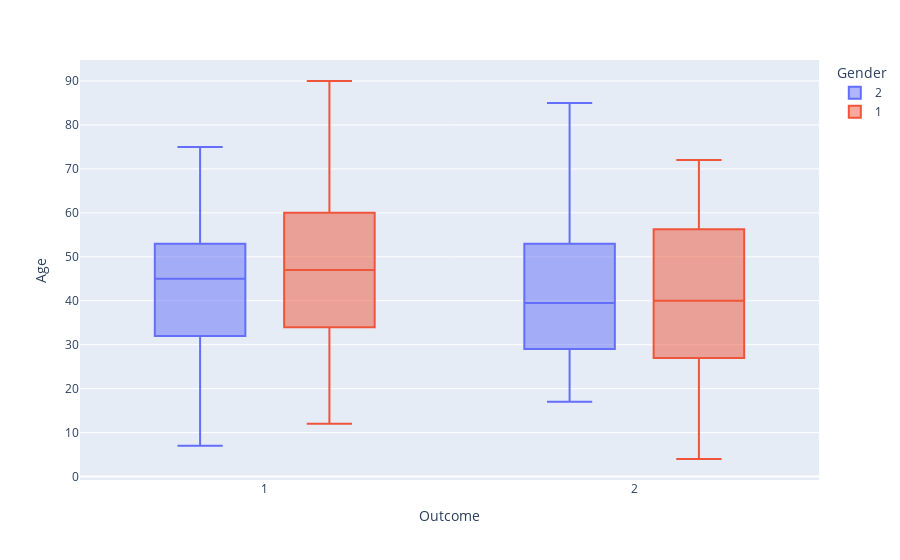

Notebook source saved alongside this figure:
### Code cell
import plotly.express as px
fig = px.box(data,x='Outcome',y='Age', color='Gender')
fig.show()

### Figure 1 — Plotly figure (JSON) as saved in the notebook; plotly's stock layout.template omitted (floating-point values rounded to 4 significant figures; data arrays with more than 128 entries replaced by an {"elided": "..."} marker saying what was removed)
{"data": [{"alignmentgroup": "True", "hovertemplate": "Gender=2<br>Outcome=%{x}<br>Age=%{y}<extra></extra>", "legendgroup": "2", "marker": {"color": "#636efa"}, "name": "2", "notched": false, "offsetgroup": "2", "orientation": "v", "showlegend": true, "type": "box", "x": {"elided": "142 int values"}, "x0": " ", "xaxis": "x", "y": {"elided": "142 int values"}, "y0": " ", "yaxis": "y"}, {"alignmentgroup": "True", "hovertemplate": "Gender=1<br>Outcome=%{x}<br>Age=%{y}<extra></extra>", "legendgroup": "1", "marker": {"color": "#EF553B"}, "name": "1", "notched": false, "offsetgroup": "1", "orientation": "v", "showlegend": true, "type": "box", "x": {"elided": "441 int values"}, "x0": " ", "xaxis": "x", "y": {"elided": "441 int values"}, "y0": " ", "yaxis": "y"}], "layout": {"boxmode": "group", "legend": {"title": {"text": "Gender"}, "tracegroupgap": 0}, "margin": {"t": 60}, "xaxis": {"anchor": "y", "domain": [0, 1], "title": {"text": "Outcome"}}, "yaxis": {"anchor": "x", "domain": [0, 1], "title": {"text": "Age"}}}}
